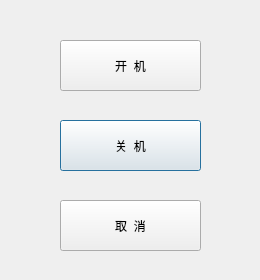
<?xml version="1.0" encoding="UTF-8"?>
<ui version="4.0">
 <class>Startup_Shutdown</class>
 <widget class="QDialog" name="Startup_Shutdown">
  <property name="geometry">
   <rect>
    <x>0</x>
    <y>0</y>
    <width>260</width>
    <height>280</height>
   </rect>
  </property>
  <property name="windowTitle">
   <string>Dialog</string>
  </property>
  <widget class="QPushButton" name="pushButton_2">
   <property name="geometry">
    <rect>
     <x>60</x>
     <y>120</y>
     <width>141</width>
     <height>51</height>
    </rect>
   </property>
   <property name="text">
    <string>关  机</string>
   </property>
  </widget>
  <widget class="QPushButton" name="pushButton_3">
   <property name="geometry">
    <rect>
     <x>60</x>
     <y>200</y>
     <width>141</width>
     <height>51</height>
    </rect>
   </property>
   <property name="text">
    <string>取  消</string>
   </property>
  </widget>
  <widget class="QPushButton" name="pushButton">
   <property name="geometry">
    <rect>
     <x>60</x>
     <y>40</y>
     <width>141</width>
     <height>51</height>
    </rect>
   </property>
   <property name="text">
    <string>开  机</string>
   </property>
  </widget>
 </widget>
 <resources/>
 <connections/>
</ui>
